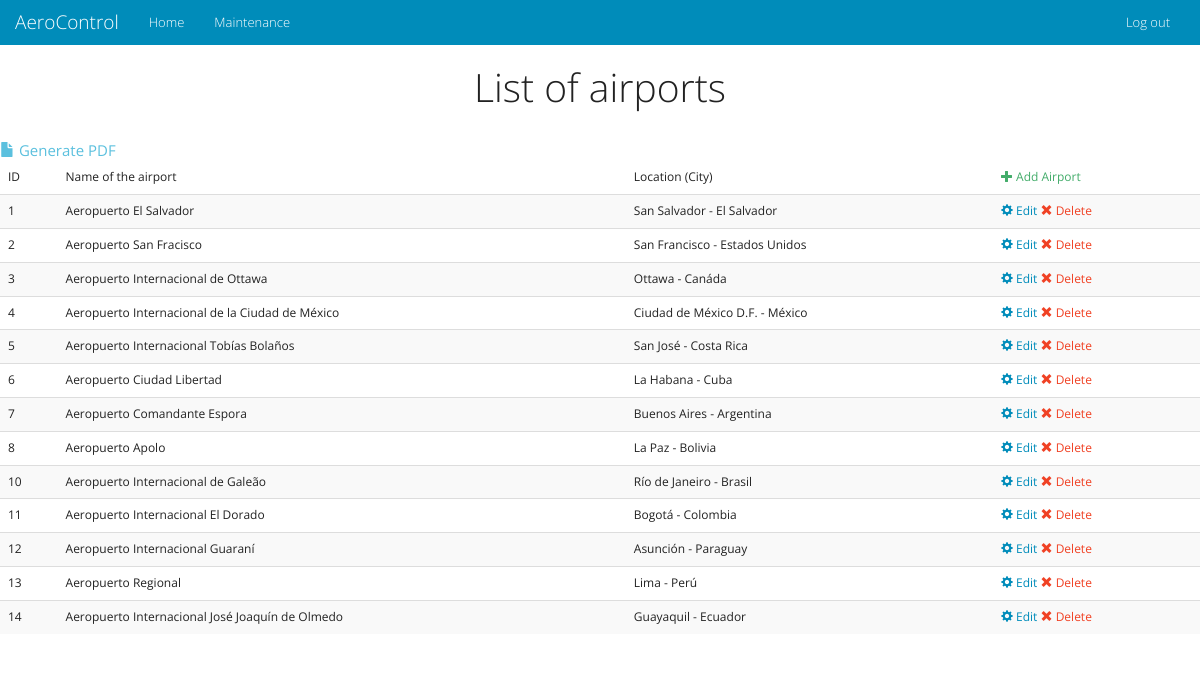
Page /en/admin/airports.php on the earlier database version.
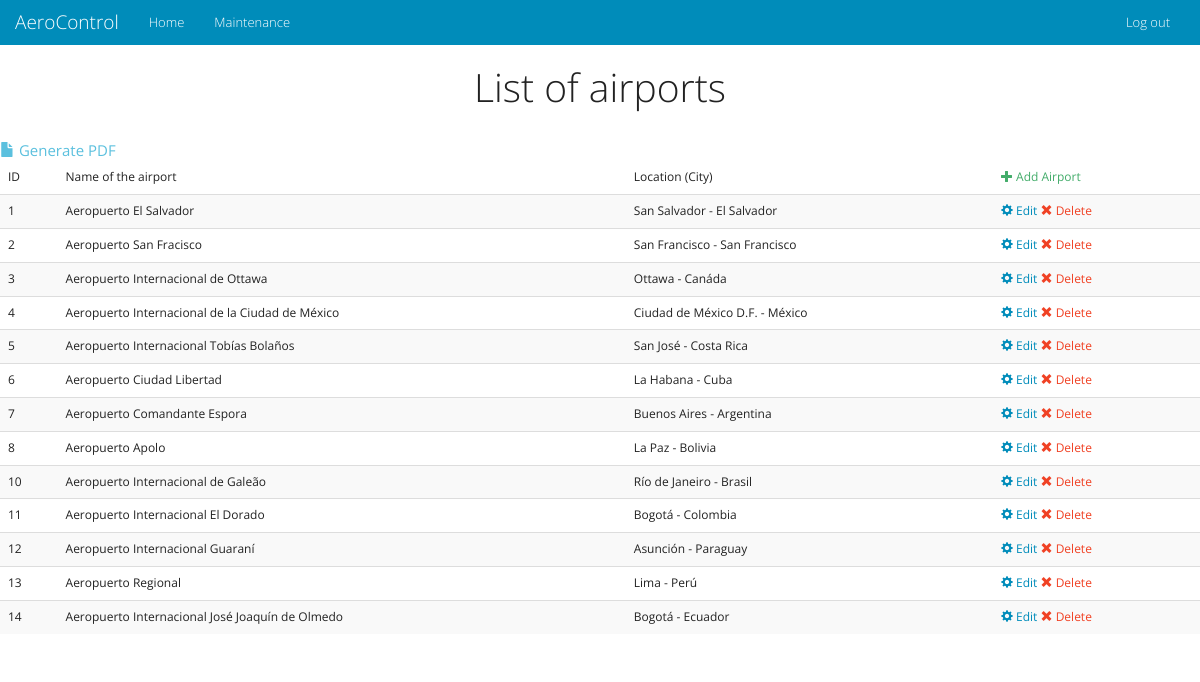
Same page on the later database version.
### tables this page shows
CREATE TABLE IF NOT EXISTS `airports` (
  `id` int(11) NOT NULL AUTO_INCREMENT,
  `name` varchar(50) NOT NULL,
  `location` int(11) NOT NULL,
  PRIMARY KEY (`id`),
  KEY `location` (`location`)
);

CREATE TABLE IF NOT EXISTS `cities` (
  `id` int(11) NOT NULL AUTO_INCREMENT,
  `city` varchar(50) NOT NULL,
  `state` varchar(50) NOT NULL,
  `zip` int(11) NOT NULL,
  PRIMARY KEY (`id`)
);

### en/admin/airports.php (the view, shortened to what this page needs)
<!DOCTYPE html>
<html lang="en">
<head>
    <link href="../docs/css/bootstrap.css" rel="stylesheet">
    <link href="../docs/css/font-awesome.css" rel="stylesheet">
    <link href="../docs/css/ionicons.css" rel="stylesheet">
</head>
<body>
<div class="container-fluid">
    <div class="row">
    <?php include 'nav.php'; ?>
        <h1 class="text-center">List of airports </h1>
        <br>
<?php
include "../docs/connect.php";
$query = "SELECT airports.id, airports.name, airports.location, cities.city, cities.state FROM airports INNER JOIN cities ON airports.location = cities.id ORDER BY id";
$resultado = mysql_query($query, $link);
$total = mysql_num_rows($resultado);
if($total>0)
{
?>
		<a href='exportairports.php' target="_blank" class="text-info"><span class='glyphicon glyphicon-file' aria-hidden='true'></span> Generate PDF</a>
        <table class="table table-striped">
            <thead><tr><td>ID</td><td>Name of the airport</td><td>Location (City)</td><td><a href='addairport.php' class="text-success"><span class='glyphicon glyphicon-plus' aria-hidden='true'></span> Add Airport</a></td></tr></thead><tbody>
<?php
    while($row = mysql_fetch_array($resultado))
	{
        echo "<tr><td>".$row['id']."</td>";
        echo "<td>".$row['name']."</td>";
        echo "<td>".$row['city']." - ".$row['state']."</td>";
        echo "<td><a href='editairport.php?air=".$row['id']."'><span class='glyphicon glyphicon-cog' aria-hidden='true'></span>  Edit</a>   <a href='dropairport.php?air=".$row['id']."' class='text-danger'><span class='glyphicon glyphicon-remove' aria-hidden='true'></span>  Delete</a></td></tr>";
    }
}
else
{
    echo "<p class='text-danger text-center'>Error: The database is empty <a href='addairport.php' class='text-success'>Add airport</a></p>";
}
?>
        </tbody></table>
        </div>
</div>
</body>
</html>

Differences in the rows shown:
changed through a linked row, airports "Aeropuerto San Fracisco": location.state "Estados Unidos" → "San Francisco"
changed through a linked row, airports "Aeropuerto Internacional José Joaquín de Olmedo": location.city "Guayaquil" → "Bogotá"
